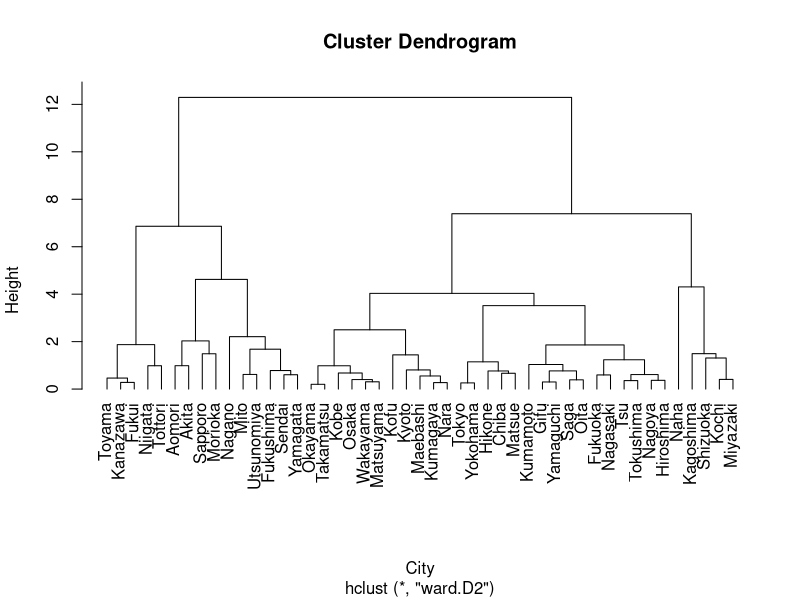
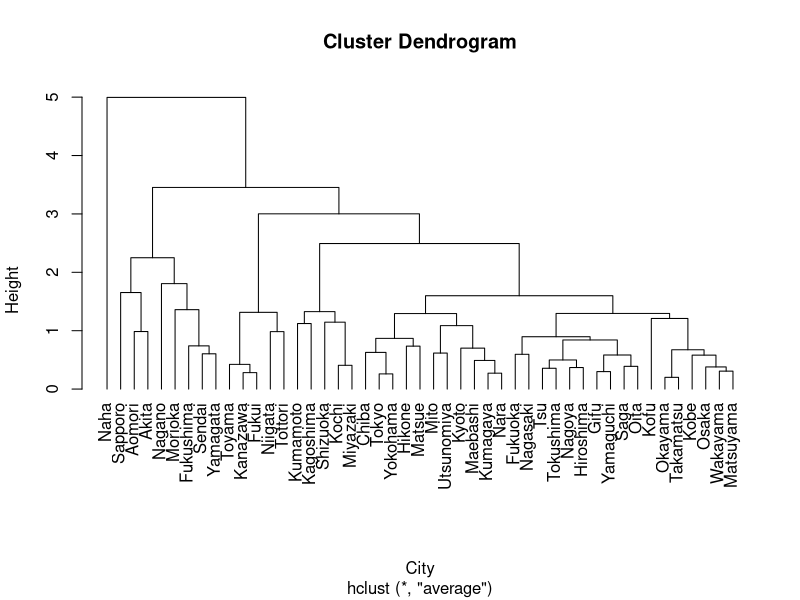

The R script that drew these images, in order:
wstat <- read.csv("6/wstat.csv", header=TRUE)
# スケーリング
swstat <- scale(wstat)
# 距離行列の作成(ユークリッド距離)
dwstat <- dist(swstat, method="euclidean")
# 階層的クラスタリング(ウォード法)
clusters_ward <- hclust(dwstat, method="ward.D2")
png("6/cutree_ward.png")
plot(clusters_ward, xlab="City", hang=-1)
dev.off()
# 階層的クラスタリング(群平均法)
clusters_ave <- hclust(dwstat, method="average")
png("6/cutree_average.png")
plot(clusters_ave, xlab="City", hang=-1)
dev.off()

# クラスタ数を８として表示(ウォード法)
cutree(clusters_ward, k=8)
# クラスタ数を８として表示(群平均法)
cutree(clusters_ave, k=8)